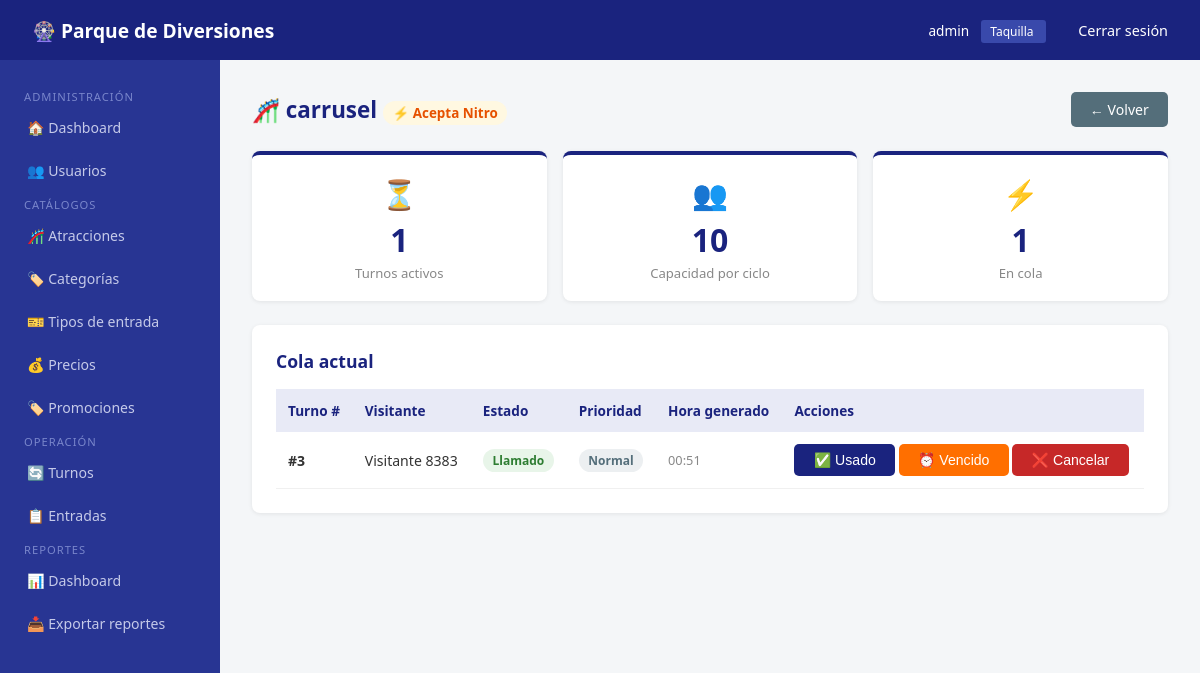
/turnos/operador/1/ (signed in), run on the app's committed database.
### usuarios/models.py (models this page shows, shortened)
class UsuarioInterno(AbstractUser):
    rol = models.CharField(max_length=30, choices=ROL_CHOICES, default='taquilla')
    activo = models.BooleanField(default=True)
    fecha_creacion = models.DateTimeField(auto_now_add=True)

class Visitante(models.Model):
    nombre = models.CharField(max_length=150)
    celular = models.CharField(max_length=15, unique=True)
    correo = models.EmailField(blank=True, null=True)
    documento = models.CharField(max_length=20, blank=True, null=True)
    fecha_registro = models.DateTimeField(auto_now_add=True)

### atracciones/models.py (models this page shows, shortened)
class Atraccion(models.Model):
    nombre = models.CharField(max_length=150)
    descripcion = models.TextField(blank=True)
    imagen = models.ImageField(upload_to='atracciones/', blank=True, null=True)
    categoria = models.ForeignKey(CategoriaAtraccion, on_delete=models.SET_NULL, null=True)
    capacidad_por_ciclo = models.PositiveIntegerField(default=10)
    duracion_promedio = models.PositiveIntegerField(help_text='Duración en minutos', default=5)
    ubicacion = models.CharField(max_length=200, blank=True)
    estado = models.CharField(max_length=30, choices=ESTADO_ATRACCION, default='abierta')
    edad_minima = models.PositiveIntegerField(default=0, blank=True, null=True)
    estatura_minima = models.PositiveIntegerField(default=0, help_text='En centímetros', blank=True, null=True)
    restricciones = models.TextField(blank=True)
    horario_apertura = models.TimeField(blank=True, null=True)
    horario_cierre = models.TimeField(blank=True, null=True)
    activa = models.BooleanField(default=True)
    fecha_creacion = models.DateTimeField(auto_now_add=True)
    fecha_actualizacion = models.DateTimeField(auto_now=True)
    acepta_nitro = models.BooleanField(default=True, verbose_name='Acepta Pase Nitro')

### turnos/models.py (models this page shows, shortened)
class Turno(models.Model):
    atraccion = models.ForeignKey(Atraccion, on_delete=models.CASCADE, related_name='turnos')
    visitante = models.ForeignKey(Visitante, on_delete=models.CASCADE, related_name='turnos')
    numero = models.PositiveIntegerField()
    estado = models.CharField(max_length=20, choices=ESTADO_TURNO, default='generado')
    prioridad = models.BooleanField(default=False)
    hora_creacion = models.DateTimeField(auto_now_add=True)
    hora_estimada = models.DateTimeField(blank=True, null=True)
    hora_llamado = models.DateTimeField(blank=True, null=True)
    hora_vencimiento = models.DateTimeField(blank=True, null=True)
    hora_uso = models.DateTimeField(blank=True, null=True)
    fecha_creacion = models.DateTimeField(default=timezone.now)
    class Meta:
        unique_together = ('atraccion', 'numero')
        ordering = ['numero']

### turnos/views.py (the view)
# urls.py: path('operador/<int:pk>/',        views.gestionar_cola, name='gestionar_cola'),
@login_required
def gestionar_cola(request, pk):
    atraccion = get_object_or_404(Atraccion, pk=pk)
    turnos = Turno.objects.filter(
        atraccion=atraccion,
        estado__in=['generado', 'en_espera', 'proximo', 'llamado']
    ).order_by('prioridad', 'numero')
    return render(request, 'turnos/gestionar_cola.html', {
        'atraccion': atraccion,
        'turnos': turnos,
    })

### templates/turnos/gestionar_cola.html (shortened to what this page needs)
{% extends 'base/base.html' %}
{% block content %}
<div class="page-header">
    <h1>🎢 {{ atraccion.nombre }}
        {% if atraccion.acepta_nitro %}
            <span class="badge badge-warning" style="font-size:0.6em;">⚡ Acepta Nitro</span>
        {% endif %}
    </h1>
    <a href="{% url 'turnos:panel_operador' %}" class="btn btn-secondary">← Volver</a>
</div>
<div class="kpi-grid">
    <div class="kpi-card">
        <div class="kpi-icon">⏳</div>
        <div class="kpi-value">{{ turnos.count }}</div>
        <div class="kpi-label">Turnos activos</div>
    </div>
    <div class="kpi-card">
        <div class="kpi-icon">👥</div>
        <div class="kpi-value">{{ atraccion.capacidad_por_ciclo }}</div>
        <div class="kpi-label">Capacidad por ciclo</div>
    </div>
    <div class="kpi-card">
        <div class="kpi-icon">⚡</div>
        <div class="kpi-value">
            {{ turnos|length }}
        </div>
        <div class="kpi-label">En cola</div>
    </div>
</div>
<div class="card">
    <h2>Cola actual</h2>
    <table>
        <thead>
            <tr>
                <th>Turno #</th>
                <th>Visitante</th>
                <th>Estado</th>
                <th>Prioridad</th>
                <th>Hora generado</th>
                <th>Acciones</th>
            </tr>
        </thead>
        <tbody>
            {% for turno in turnos %}
            <tr {% if turno.prioridad == 1 %}style="background-color: #fff8e1; border-left: 4px solid #ffc107;"{% endif %}>
                <td>
                    <strong>#{{ turno.numero }}</strong>
                </td>
                <td>{{ turno.visitante.nombre|default:"—" }}</td>
                <td>
                    {% if turno.estado == 'generado' %}
                        <span class="badge badge-info">Generado</span>
                    {% elif turno.estado == 'en_espera' %}
                        <span class="badge badge-warning">En espera</span>
                    {% elif turno.estado == 'proximo' %}
                        <span class="badge badge-warning">Próximo</span>
                    {% elif turno.estado == 'llamado' %}
                        <span class="badge badge-success">Llamado</span>
                    {% endif %}
                </td>
                <td>
                    {% if turno.prioridad == 1 %}
                        <span class="badge badge-warning">⚡ Nitro</span>
                    {% else %}
                        <span class="badge badge-secondary">Normal</span>
                    {% endif %}
                </td>
                <td style="font-size:0.8rem; color:#888;">{{ turno.fecha_creacion|date:"H:i" }}</td>
                <td>
                    {% if turno.estado != 'llamado' %}
                    <form method="post" action="{% url 'turnos:llamar_turno' turno.pk %}" style="display:inline;">
                        {% csrf_token %}
                        <button type="submit" class="btn btn-success">📣 Llamar</button>
                    </form>
                    {% else %}
                    <form method="post" action="{% url 'turnos:cambiar_estado' turno.pk %}" style="display:inline;">
                        <button type="submit" name="estado" value="usado" class="btn btn-primary">✅ Usado</button>
                        <button type="submit" name="estado" value="vencido" class="btn btn-warning">⏰ Vencido</button>
                        <button type="submit" name="estado" value="cancelado" class="btn btn-danger">❌ Cancelar</button>
                    </form>
                    {% endif %}
                </td>
            </tr>
            {% empty %}
            <tr>
                <td colspan="6" style="text-align:center; color:#888; padding: 2rem;">
                    No hay turnos en cola.
                </td>
            </tr>
            {% endfor %}
        </tbody>
    </table>
</div>
{% endblock %}

### templates/base/base.html (shortened to what this page needs)
<!DOCTYPE html>
<html lang="es">
<head>
</head>
<body>
<nav class="navbar">
    <span class="brand">🎡 Parque de Diversiones</span>
    <div>
        {% if user.is_authenticated %}
            <span style="font-size:0.85rem; margin-right:0.5rem;">
                {{ user.get_full_name|default:user.username }}
            </span>
            <span style="background:#3949ab; padding:0.2rem 0.6rem; border-radius:3px; font-size:0.75rem; margin-right:1rem;">
                {{ user.get_rol_display }}
            </span>
            <a href="{% url 'usuarios:logout' %}">Cerrar sesión</a>
        {% endif %}
    </div>
</nav>
{% if user.is_authenticated %}
<div class="sidebar">
    {% if user.rol == 'administrador' or user.is_superuser %}
        <span class="section-title">Administración</span>
        <a href="{% url 'usuarios:dashboard' %}">🏠 Dashboard</a>
        <a href="{% url 'usuarios:lista_usuarios' %}">👥 Usuarios</a>
        <span class="section-title">Catálogos</span>
        <a href="{% url 'atracciones:lista' %}">🎢 Atracciones</a>
        <a href="{% url 'atracciones:categorias' %}">🏷️ Categorías</a>
        <a href="{% url 'entradas:tipos' %}">🎫 Tipos de entrada</a>
        <a href="{% url 'entradas:precios' %}">💰 Precios</a>
        <a href="{% url 'entradas:promociones' %}">🏷️ Promociones</a>
        <span class="section-title">Operación</span>
        <a href="{% url 'turnos:panel_admin' %}">🔄 Turnos</a>
        <a href="{% url 'entradas:lista_entradas' %}">📋 Entradas</a>
        <span class="section-title">Reportes</span>
        <a href="{% url 'reportes:dashboard' %}">📊 Dashboard</a>
        <a href="{% url 'reportes:dashboard' %}">📥 Exportar reportes</a>
    {% elif user.rol == 'taquilla' %}
        <span class="section-title">Taquilla</span>
        <a href="{% url 'usuarios:dashboard' %}">🏠 Dashboard</a>
        <a href="{% url 'entradas:vender' %}">🎫 Vender entrada</a>
        <a href="{% url 'entradas:validar' %}">✅ Validar entrada</a>
        <a href="{% url 'entradas:lista_entradas' %}">📋 Entradas del día</a>
    {% elif user.rol == 'operador_atraccion' %}
        <span class="section-title">Mi atracción</span>
        <a href="{% url 'usuarios:dashboard' %}">🏠 Dashboard</a>
        <a href="{% url 'turnos:panel_operador' %}">🎡 Panel de turnos</a>
        <a href="{% url 'atracciones:lista' %}">⚙️ Atracciones</a>
    {% elif user.rol == 'operador_alimentos' %}
        <span class="section-title">Alimentos</span>
        <a href="{% url 'usuarios:dashboard' %}">🏠 Dashboard</a>
    {% elif user.rol == 'soporte' %}
        <span class="section-title">Soporte</span>
        <a href="{% url 'usuarios:dashboard' %}">🏠 Dashboard</a>
        <a href="{% url 'usuarios:buscar_visitante' %}">🔍 Buscar visitante</a>
    {% endif %}
</div>
{% endif %}
<div class="main-content {% if not user.is_authenticated %}full{% endif %}">
    {% block content %}{% endblock %}
</div>
</body>
</html>

### templates/base/base.html (style rules this page uses)
* { margin: 0; padding: 0; box-sizing: border-box; }
body { font-family: 'Segoe UI', sans-serif; background: #f4f6f8; color: #333; }
.navbar { background: #1a237e; color: white; padding: 1rem 2rem; display: flex; justify-content: space-between; align-items: center; position: fixed; top: 0; left: 0; right: 0; z-index: 100; height: 60px; }
.navbar .brand { font-size: 1.2rem; font-weight: bold; }
.navbar a { color: white; text-decoration: none; margin-left: 1rem; font-size: 0.9rem; }
.sidebar { width: 220px; background: #283593; min-height: calc(100vh - 60px); position: fixed; top: 60px; left: 0; padding: 1.5rem 0; overflow-y: auto; }
.sidebar a { display: block; color: #c5cae9; text-decoration: none; padding: 0.75rem 1.5rem; font-size: 0.88rem; border-left: 3px solid transparent; transition: all 0.2s; }
.sidebar .section-title { color: #7986cb; font-size: 0.7rem; text-transform: uppercase; padding: 1rem 1.5rem 0.3rem; letter-spacing: 1px; }
.main-content { margin-left: 220px; padding: 2rem; margin-top: 60px; min-height: calc(100vh - 60px); }
.card { background: white; border-radius: 8px; padding: 1.5rem; margin-bottom: 1.5rem; box-shadow: 0 1px 4px rgba(0,0,0,0.08); }
.card h2 { margin-bottom: 1rem; color: #1a237e; font-size: 1.1rem; }
.btn { display: inline-block; padding: 0.5rem 1.2rem; border-radius: 5px; border: none; cursor: pointer; font-size: 0.88rem; text-decoration: none; transition: opacity 0.2s; }
.btn-primary { background: #1a237e; color: white; }
.btn-warning { background: #ff6f00; color: white; }
.btn-danger { background: #c62828; color: white; }
.btn-secondary { background: #546e7a; color: white; }
.badge { display: inline-block; padding: 0.2rem 0.6rem; border-radius: 20px; font-size: 0.75rem; font-weight: bold; }
.badge-success { background: #e8f5e9; color: #2e7d32; }
.badge-warning { background: #fff8e1; color: #e65100; }
.badge-secondary { background: #eceff1; color: #546e7a; }
table { width: 100%; border-collapse: collapse; }
th { background: #e8eaf6; color: #1a237e; padding: 0.75rem; text-align: left; font-size: 0.85rem; }
td { padding: 0.75rem; border-bottom: 1px solid #f0f0f0; font-size: 0.88rem; }
.page-header { display: flex; justify-content: space-between; align-items: center; margin-bottom: 1.5rem; }
.page-header h1 { font-size: 1.4rem; color: #1a237e; }
.kpi-grid { display: grid; grid-template-columns: repeat(auto-fit, minmax(180px, 1fr)); gap: 1rem; margin-bottom: 1.5rem; }
.kpi-card { background: white; border-radius: 8px; padding: 1.2rem 1.5rem; box-shadow: 0 1px 4px rgba(0,0,0,0.08); text-align: center; border-top: 4px solid #1a237e; }
.kpi-card .kpi-icon { font-size: 1.8rem; margin-bottom: 0.3rem; }
.kpi-card .kpi-value { font-size: 2rem; font-weight: bold; color: #1a237e; }
.kpi-card .kpi-label { color: #888; font-size: 0.82rem; margin-top: 0.2rem; }

### data on the page
UsuarioInterno: get_full_name "admin", rol "Taquilla"
Atraccion: nombre "carrusel", capacidad_por_ciclo "10"
Turno: numero "3", visitante.nombre "Visitante 8383", estado "Llamado", prioridad "Normal", fecha_creacion "00:51"

### other printed values
{{ turnos.count }} "1"
{{ turnos|length }} "1"
